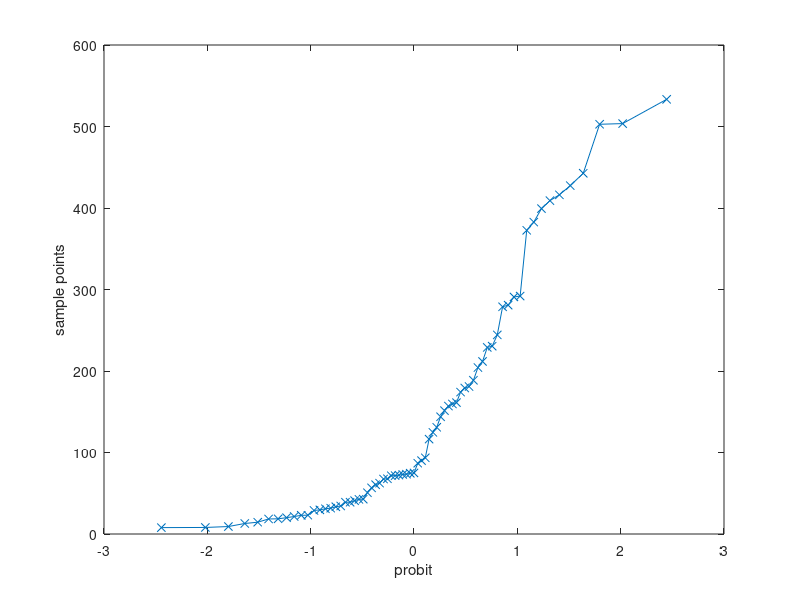

The MATLAB script that drew this image: (Note: this script raises an error after producing the figure.)
clear;
        
%%%%%%%%
%Simulations Control
%%%%%%%%

%Simulation of the threshold (0 - Simulates, 1 - Takes pre defined for p=
%100, 2 - takes the narrowest case (r to the limit) (most low probability)
simTh = 1;

%value (for good starting point) (0 - Takes vcho, 1 - Takes the highest value by dichotomy)
validSol = 0; 
vcho = 2; %Value to take the appropriate treshold (only for Takes vcho)


%%%%%%%%
%Data Base
%%%%%%%%

%Specifying the problem variables
yhours = 8760;
tm = 10 ; % 10 time steps
vp_o = [100;99;95;90;86;94;92;80;86;78];
vp = vp_o(1:tm);

%ct = round(rand(1,tm)*20,2)';
ct_o = [13.11;0.710;16.98;18.68;13.57;15.15;14.86;7.84;13.11;3.42];
ct = ct_o(1:tm);

%Products

prn = 5;

pr1_o = ones(10,1)*2;
pr1 = pr1_o(1:tm);

pr2_o = [0;0;2.38;1.93;1.14;2.43;1.60;1.05;2.82;2.63];
pr2 = pr2_o(1:tm);

pr3_o = [0;0;0;0;0;2.15;0.920;4.52;4.90;2.19];
pr3 = pr3_o(1:tm);

pr4_o = [0;2.29;0;4.82;2.73;0;0;2.44;3.12;3.40];
pr4 = pr4_o(1:tm);

pr5_o = [3.4;0;0;2;0;0;0;3.57;4.51;4.45];
pr5 = pr5_o(1:tm);

%Consumption

dmMf = [100.25 104.93 106.23 107.69 108.16 110.60 115.17 118.70 119.02 122.62;%1
        99.220 103.02 105.45 107.34 109.05 108.82 106.36 101.14  97.43 102.84;
        100.29 100.36 102.74 106.18 107.61 109.09 112.96 115.92 117.04 120.21;%3
        100.36 98.860 100.94 102.51 103.93 105.32 109.73 110.98 112.09 116.70;
        101.35 104.75 105.89 109.64 113.45 119.13 121.60 124.29 128.39 131.00;%5
        101.75 100.98 101.15 102.65 104.24 107.81 112.79 112.28 114.71 116.93;
        101.67 103.81 106.38 110.12 114.21 115.76 118.34 119.36 122.46 128.03;%7
        102.81 104.92 104.91 108.00 106.30 112.54 112.71 113.58 117.35 118.80;
        102.58 108.06 108.55 110.37 114.19 115.86 114.36 117.54 120.21 122.61;%9
        103.13 105.08 101.28 110.05 115.39 107.79 116.52 113.82 107.18 96.31];

conCen = 3;
dm = dmMf(conCen,1:tm)';

%Price Dist

%Original data from pSeries

cd 'C:\Users\Guilherme\Google Drive\Doutorado\Estudos\20191001_Generalized Conc on Bilinear Strc\Matlab'

load('pSerie.mat');

qqplot(mean(pSerie'))

pMix = 120*ones(1,tm);

pSerieSize = size(pSerie,1);

pMixM = repmat(pMix,pSerieSize,1);

pMix_Se =  pMixM - pSerie(:,1:tm);

pmu = mean(pMix_Se);

pSig = cov(pMix_Se);

%estimating a and b

exp10 = ones(tm,1)*10;
afc = 2;
ap = exp10'*pmu'*afc;
bp = -exp10'*pmu'*afc;


tic;

pro = 0.85;
pr = 1;

%Coefs
muCoef = pmu';
SigCoef = pSig;
a = ap;
b = bp;


%Pre solution
alpLub = 1;
epsLub = (1-pro)/alpLub;

muLub = 0;
sigmaLub = 1;
pdLub = makedist('Normal','mu',muLub,'sigma',sigmaLub);

invEpsLub_a = icdf(pdLub,epsLub);
invEpsLub_b = icdf(pdLub,pro);
invEpsLub_haf = icdf(pdLub,epsLub/2);


SigCoefCho = chol(SigCoef);

cvx_begin quiet
    variables pn(tm) xp(tm) pr(prn) tLub;
    minimize( ct'*pn );
    subject to
        for t = 1 : tm
            vp(t) + pr(1)*pr1(t) + pr(2)*pr2(t) + pr(3)*pr3(t) + pr(4)*pr4(t) + pr(5)*pr5(t) + xp(t) == dm(t); 
            pn(t) - xp(t) >= 0;
            pn(t) >= 0;
        end

        for p = 1 : prn
            pr(p)  >= 0; 
        end

        %Restricoes CC - Lubin Two-sided linear chance constraints and
        %extensions 2016
        
        tLub >= norm(SigCoefCho*xp)
        ap - muCoef'*xp <= invEpsLub_a*tLub
        bp - muCoef'*xp >= invEpsLub_b*tLub
        ap - bp <= 2*invEpsLub_haf*tLub      
cvx_end

%evaluation functions
vx = sym('vx',[1 tm]);
vxt = vx';

%Originals
hat = (muCoef'*vxt - a)/sqrt(vxt'*SigCoef*vxt);
hbt = (b - muCoef'*vxt)/sqrt(vxt'*SigCoef*vxt);

gx = normcdf(hbt) + normcdf(hat) - 1;

gstart = eval(subs(gx,vxt',xp'));

fprintf('Time steps %d, Consumption scenario %d, Initial Probability %d, Solution cost %d, probability %d, time %d \n', tm, conCen, pro, ct'*(pn), gstart, toc);